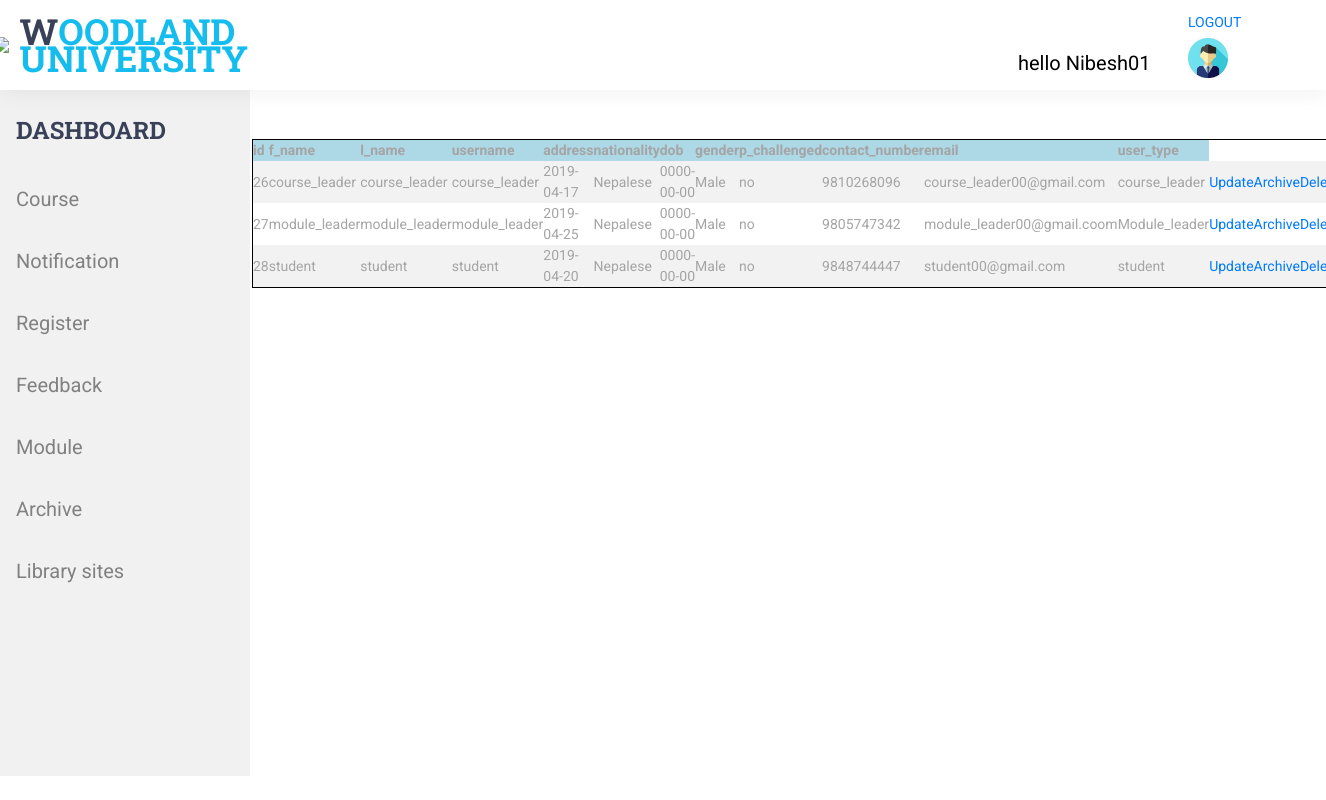
Page /admin/view_user.php (signed in) on the committed database.
### tables this page shows
CREATE TABLE `tbl_user` (
  `id` int(11) NOT NULL,
  `f_name` varchar(255) NOT NULL,
  `l_name` varchar(255) NOT NULL,
  `username` varchar(255) NOT NULL,
  `password` varchar(255) NOT NULL,
  `address` varchar(255) NOT NULL,
  `nationality` varchar(255) NOT NULL,
  `dob` date NOT NULL,
  `gender` varchar(255) NOT NULL,
  `p_challenged` varchar(255) NOT NULL,
  `contact_number` varchar(255) NOT NULL,
  `email` varchar(255) NOT NULL,
  `user_type` varchar(255) NOT NULL,
  `archive` varchar(255) DEFAULT 'no'
);

### admin/tableGenerator.php (the view, shortened to what this page needs)
<?php
class TableGenerator{
	public $headings;
	public $rows= [];
	public function setHeadings($heading){
		$this->headings = $heading;
	}
	public function addRow($row){
		$this->rows[] = $row;
	}
	public function getHTML(){
		$html ='<table style="overflow-x:auto;">';
		$html .='<tr>';
		foreach($this->headings as $heading){
			$html .='<th>'.$heading.'</th> ';
		}
		$html .= '</tr>';
		foreach($this->rows as $row){
			$html  .= '<tr>';
			foreach($row as $key => $cell){
				if(!is_numeric($key))
					$html .= '<td>'.$cell.'</td>';
			}
			$html .='<td> <a href="update_user.php?id='.$row['id'].'">Update</a>';
			$html .='<td> <a href="archive_process.php?id='.$row['id'].'">Archive</a>';
			$html .='<td> <a href="delete_user.php?delete='.$row['id'].'">Delete</a></td>';
			$html .='</tr>';
		}
		$html .='</table>';
		return $html;
	}
}
?>

### styles/main_styles.css (style rules this page uses)
* { margin: 0; padding: 0; -webkit-font-smoothing: antialiased; -webkit-text-shadow: rgba(0,0,0,.01) 0 0 1px; text-shadow: rgba(0,0,0,.01) 0 0 1px; }
body { font-family: 'Roboto', sans-serif; font-size: 14px; font-weight: 400; background: #FFFFFF; color: #a5a5a5; }
a, a:hover, a:visited, a:active, a:link { text-decoration: none; -webkit-font-smoothing: antialiased; -webkit-text-shadow: rgba(0,0,0,.01) 0 0 1px; text-shadow: rgba(0,0,0,.01) 0 0 1px; }

### styles/style.css (style rules this page uses)
body { width: 100%; height: 100%; }

### admin/tableGenerator.php (style rules this page uses)
table { border: 1px solid black; width: 10%; height: 10%; }
table th { background-color: lightblue; }
table tr { padding: 2px; }
table td { overflow: auto; }
tr:nth-child(even) { background-color: #f2f2f2 }

### rows in the picture
tbl_user: id "26", f_name "course_leader", l_name "course_leader", username "course_leader", address "2019-04-17", nationality "Nepalese", dob "0000-00-00", gender "Male", p_challenged "no", contact_number "9810268096", email "course_leader00@gmail.com", user_type "course_leader"
tbl_user: id "27", f_name "module_leader", l_name "module_leader", username "module_leader", address "2019-04-25", nationality "Nepalese", dob "0000-00-00", gender "Male", p_challenged "no", contact_number "9805747342", email "module_leader00@gmail.coom", user_type "Module_leader"
tbl_user: id "28", f_name "student", l_name "student", username "student", address "2019-04-20", nationality "Nepalese", dob "0000-00-00", gender "Male", p_challenged "no", contact_number "9848744447", email "student00@gmail.com", user_type "student"

### other values in the picture
$_SESSION['sess_login'] "Nibesh01"
$heading "id"
$heading "f_name"
$heading "l_name"
$heading "username"
$heading "address"
$heading "nationality"
$heading "dob"
$heading "gender"
$heading "p_challenged"
$heading "contact_number"
$heading "email"
$heading "user_type"
